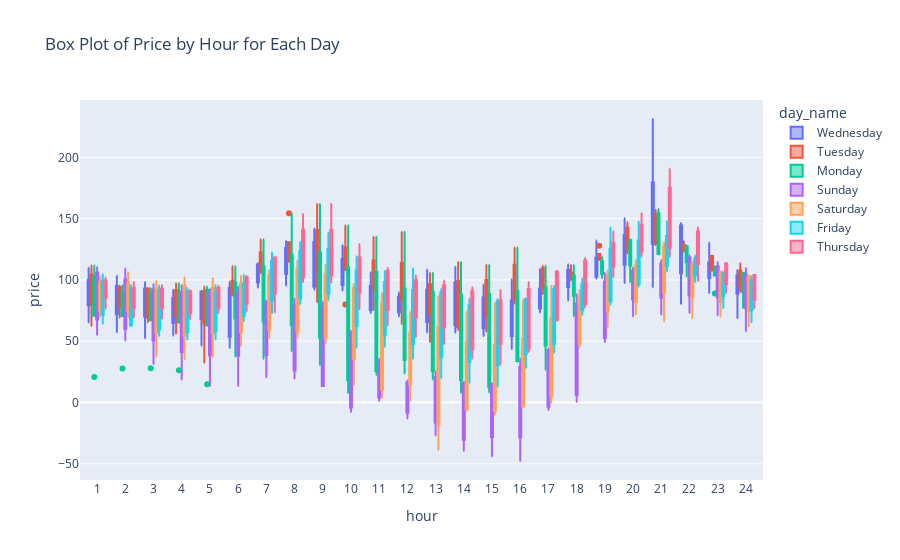

Notebook code cell kept with this figure:
### Code cell
# Box plot of price by hour for each day
fig = px.box(plot_data, x='hour', y='price', color='day_name', title='Box Plot of Price by Hour for Each Day')
fig.show()

### Figure 1 — Plotly figure (JSON) as saved in the notebook; plotly's stock layout.template omitted (floating-point values rounded to 4 significant figures)
{"data": [{"alignmentgroup": "True", "hovertemplate": "day_name=Wednesday<br>hour=%{x}<br>price=%{y}<extra></extra>", "legendgroup": "Wednesday", "marker": {"color": "#636efa"}, "name": "Wednesday", "notched": false, "offsetgroup": "Wednesday", "orientation": "v", "showlegend": true, "type": "box", "x": ["1", "2", "3", "4", "5", "6", "7", "8", "9", "10", "11", "12", "13", "14", "15", "16", "17", "18", "19", "20", "21", "22", "23", "24", "1", "2", "3", "4", "5", "6", "7", "8", "9", "10", "11", "12", "13", "14", "15", "16", "17", "18", "19", "20", "21", "22", "23", "24", "1", "2", "3", "4", "5", "6", "7", "8", "9", "10", "11", "12", "13", "14", "15", "16", "17", "18", "19", "20", "21", "22", "23", "24", "1", "2", "3", "4", "5", "6", "7", "8", "9", "10", "11", "12", "13", "14", "15", "16", "17", "18", "19", "20", "21", "22", "23", "24", "1", "2", "3", "4", "5", "6", "7", "8", "9", "10", "11", "12", "13", "14", "15", "16", "17", "18", "19", "20", "21", "22", "23", "24"], "x0": " ", "xaxis": "x", "y": [84.08, 76.93, 76.02, 82.96, 82.04, 84.82, 99.67, 108.1, 95.6, 91.19, 85.72, 70.22, 68.47, 56.95, 54.22, 57.95, 77.98, 104.9, 103.4, 117.2, 141.1, 113.8, 105.6, 97.19, 95.76, 86.89, 78.94, 68.45, 75.52, 56.68, 110.3, 118.7, 127.3, 113.2, 91.22, 85.13, 86.57, 93.26, 82.15, 77.28, 87.62, 106.5, 112.5, 129.8, 147.0, 143.7, 108.8, 102.5, 65.19, 57.41, 52.45, 54.62, 46.25, 44.38, 93.71, 95.42, 91.98, 97.37, 76.31, 74.73, 70.7, 65.1, 62.71, 43.61, 73.43, 83.17, 101.0, 97.5, 93.98, 80.36, 89.3, 68.67, 96.56, 92.41, 91.17, 80.76, 90.37, 91.84, 112.2, 131.7, 141.9, 128.5, 106.2, 89.84, 108.5, 110.8, 96.07, 100.7, 108.8, 112.9, 132.1, 150.2, 231.3, 146.4, 130.4, 108.0, 109.8, 103.4, 98.4, 92.09, 91.22, 98.49, 113.8, 124.2, 126.1, 104.9, 72.73, 78.05, 57.18, 77.25, 75.51, 71.84, 77.71, 98.05, 113.4, 131.9, 162.3, 120.8, 107.4, 95.41], "y0": " ", "yaxis": "y"}, {"alignmentgroup": "True", "hovertemplate": "day_name=Tuesday<br>hour=%{x}<br>price=%{y}<extra></extra>", "legendgroup": "Tuesday", "marker": {"color": "#EF553B"}, "name": "Tuesday", "notched": false, "offsetgroup": "Tuesday", "orientation": "v", "showlegend": true, "type": "box", "x": ["1", "2", "3", "4", "5", "6", "7", "8", "9", "10", "11", "12", "13", "14", "15", "16", "17", "18", "19", "20", "21", "22", "23", "24", "1", "2", "3", "4", "5", "6", "7", "8", "9", "10", "11", "12", "13", "14", "15", "16", "17", "18", "19", "20", "21", "22", "23", "24", "1", "2", "3", "4", "5", "6", "7", "8", "9", "10", "11", "12", "13", "14", "15", "16", "17", "18", "19", "20", "21", "22", "23", "24", "1", "2", "3", "4", "5", "6", "7", "8", "9", "10", "11", "12", "13", "14", "15", "16", "17", "18", "19", "20", "21", "22", "23", "24", "1", "2", "3", "4", "5", "6", "7", "8", "9", "10", "11", "12", "13", "14", "15", "16", "17", "18", "19", "20", "21", "22", "23", "24"], "x0": " ", "xaxis": "x", "y": [86.13, 80.85, 70.67, 75.6, 75.31, 87.27, 105.5, 114.5, 113.1, 120, 106.0, 90.54, 79.55, 62.39, 87.23, 107.7, 108.7, 100.6, 116.8, 141.2, 152.1, 131.8, 120, 90.27, 62.52, 69.11, 65.46, 56.12, 32.39, 94.96, 118.7, 119.2, 81.73, 79.93, 75.76, 64.13, 49.4, 59.22, 57.89, 80.8, 95.07, 104.0, 117.1, 147.0, 157.3, 124.4, 107.3, 101, 111.8, 95.52, 93.46, 97.32, 94.56, 111.1, 133.2, 154.4, 162.0, 144.5, 135.2, 139.3, 105.8, 114.6, 112.4, 126.5, 111.7, 112.1, 118.8, 125.7, 128.3, 127.2, 108.4, 105.8, 101.8, 93.78, 92.99, 90.04, 89.38, 95.42, 118.4, 116.4, 133.7, 117.6, 98.6, 97.84, 93.23, 94.06, 95.88, 87.94, 88.51, 102.8, 127.9, 134.4, 145.7, 123.0, 109.4, 94.82, 90.83, 85.82, 87.72, 82.81, 82.32, 88.83, 108.9, 122.8, 132.6, 120.3, 109.3, 105.4, 83.23, 88.26, 74.36, 85.79, 94.25, 99.47, 116.2, 121.7, 130.6, 127.3, 119.4, 113.7], "y0": " ", "yaxis": "y"}, {"alignmentgroup": "True", "hovertemplate": "day_name=Monday<br>hour=%{x}<br>price=%{y}<extra></extra>", "legendgroup": "Monday", "marker": {"color": "#00cc96"}, "name": "Monday", "notched": false, "offsetgroup": "Monday", "orientation": "v", "showlegend": true, "type": "box", "x": ["1", "2", "3", "4", "5", "6", "7", "8", "9", "10", "11", "12", "13", "14", "15", "16", "17", "18", "19", "20", "21", "22", "23", "24", "1", "2", "3", "4", "5", "6", "7", "8", "9", "10", "11", "12", "13", "14", "15", "16", "17", "18", "19", "20", "21", "22", "23", "24", "1", "2", "3", "4", "5", "6", "7", "8", "9", "10", "11", "12", "13", "14", "15", "16", "17", "18", "19", "20", "21", "22", "23", "24", "1", "2", "3", "4", "5", "6", "7", "8", "9", "10", "11", "12", "13", "14", "15", "16", "17", "18", "19", "20", "21", "22", "23", "24", "1", "2", "3", "4", "5", "6", "7", "8", "9", "10", "11", "12", "13", "14", "15", "16", "17", "18", "19", "20", "21", "22", "23", "24"], "x0": " ", "xaxis": "x", "y": [20.8, 27.7, 27.97, 26.34, 14.86, 37.61, 35.76, 41.9, 30.41, 7.83, 22.56, 38.37, 27.68, 7.92, 8.19, 34.03, 26.77, 92.68, 106.2, 98.17, 121.2, 102.8, 88.93, 77.16, 87.43, 84.85, 80.1, 78.37, 79.89, 89.31, 91.31, 103.9, 89.8, 89.93, 97.22, 66.9, 85.2, 44.05, 58.15, 64.32, 73.48, 101.0, 113.9, 132.3, 157.9, 128.1, 110.9, 94.2, 111.8, 95.52, 93.46, 97.32, 94.56, 111.1, 133.2, 154.4, 162.0, 144.5, 135.2, 139.3, 105.8, 114.6, 112.4, 126.5, 111.7, 112.1, 118.8, 125.7, 128.3, 127.2, 108.4, 105.8, 98.88, 88.97, 87.57, 87.9, 90.88, 93.38, 103.8, 109.1, 109.2, 98.83, 84.1, 77.22, 74.14, 78.97, 80.38, 79.05, 88.08, 94.78, 109.9, 133.2, 153.3, 127.5, 110.8, 100.4, 98.5, 88.07, 86.24, 81.51, 78.8, 78.82, 76.15, 70, 60.6, 21.52, 26.86, 23.6, 18.79, 21.72, 14.36, 33.01, 53.17, 70.33, 101.3, 116.2, 120.8, 118.2, 109.4, 105.6], "y0": " ", "yaxis": "y"}, {"alignmentgroup": "True", "hovertemplate": "day_name=Sunday<br>hour=%{x}<br>price=%{y}<extra></extra>", "legendgroup": "Sunday", "marker": {"color": "#ab63fa"}, "name": "Sunday", "notched": false, "offsetgroup": "Sunday", "orientation": "v", "showlegend": true, "type": "box", "x": ["1", "2", "3", "4", "5", "6", "7", "8", "9", "10", "11", "12", "13", "14", "15", "16", "17", "18", "19", "20", "21", "22", "23", "24", "1", "2", "3", "4", "5", "6", "7", "8", "9", "10", "11", "12", "13", "14", "15", "16", "17", "18", "19", "20", "21", "22", "23", "24", "1", "2", "3", "4", "5", "6", "7", "8", "9", "10", "11", "12", "13", "14", "15", "16", "17", "18", "19", "20", "21", "22", "23", "24", "1", "2", "3", "4", "5", "6", "7", "8", "9", "10", "11", "12", "13", "14", "15", "16", "17", "18", "19", "20", "21", "22", "23", "24"], "x0": " ", "xaxis": "x", "y": [80.22, 69.7, 69.6, 63.39, 63.78, 63.03, 56.34, 19.33, 13.73, -7.73, 1.3, -13.03, -26.86, -39.53, -44.02, -47.71, -6.02, 0.32, 55.69, 70.11, 71.52, 72.95, 71.26, 58.2, 55.16, 50.52, 31.52, 18.86, 13.38, 13.38, 20.68, 32.83, 13.42, -0.33, 6.72, -3.7, -5.85, -21.27, -12.13, -9.55, -0.83, 12.22, 49.43, 97.88, 99.7, 101.8, 100.4, 98.98, 110.6, 109.2, 96.72, 95.78, 92.52, 94.43, 81.32, 75.42, 71.74, 56.73, 30.86, 17.89, 25.41, 17.16, 13.41, 21.9, 41.25, 88.26, 105.8, 110.1, 116.3, 120.1, 114.6, 109.7, 101.2, 91.62, 87.53, 84.89, 86.29, 83.61, 83.06, 84.64, 82.34, 58.46, 35.67, 15.38, 16.42, 15.29, 15.9, 35.87, 44.02, 73.15, 91.41, 104.7, 110.7, 116.3, 107.8, 95.58], "y0": " ", "yaxis": "y"}, {"alignmentgroup": "True", "hovertemplate": "day_name=Saturday<br>hour=%{x}<br>price=%{y}<extra></extra>", "legendgroup": "Saturday", "marker": {"color": "#FFA15A"}, "name": "Saturday", "notched": false, "offsetgroup": "Saturday", "orientation": "v", "showlegend": true, "type": "box", "x": ["1", "2", "3", "4", "5", "6", "7", "8", "9", "10", "11", "12", "13", "14", "15", "16", "17", "18", "19", "20", "21", "22", "23", "24", "1", "2", "3", "4", "5", "6", "7", "8", "9", "10", "11", "12", "13", "14", "15", "16", "17", "18", "19", "20", "21", "22", "23", "24", "1", "2", "3", "4", "5", "6", "7", "8", "9", "10", "11", "12", "13", "14", "15", "16", "17", "18", "19", "20", "21", "22", "23", "24", "1", "2", "3", "4", "5", "6", "7", "8", "9", "10", "11", "12", "13", "14", "15", "16", "17", "18", "19", "20", "21", "22", "23", "24"], "x0": " ", "xaxis": "x", "y": [79.85, 79.62, 75.93, 74.66, 76.08, 68.76, 66.1, 61.87, 58.63, 57.06, 17.35, 1.53, -38.82, -6.68, -10.17, -2.41, -0.35, 44.92, 88.74, 92.22, 130.7, 104.2, 93.79, 85.8, 69.8, 69.28, 37.29, 35.25, 37.02, 46.31, 52.55, 53.12, 48.12, 14.21, 4.03, 28.36, 2.72, -4.4, -3.41, -3.76, 10.3, 51.1, 61.55, 71.76, 66.37, 68.82, 70.26, 62.5, 102.7, 106.3, 99.22, 102.2, 101.6, 103.4, 99.57, 102.0, 96.67, 90.3, 73.07, 40.21, 35.75, 24.2, 12.15, 19.08, 42.4, 84.19, 99.44, 107.6, 112.4, 111.5, 106.7, 103.4, 93.79, 89.6, 87.37, 88.37, 85.54, 89.85, 108.2, 116.1, 112.5, 96.63, 89.32, 74.07, 86.95, 74.2, 81.14, 84.01, 95.28, 91.73, 107.7, 116.5, 123.8, 114.7, 106.6, 102.9], "y0": " ", "yaxis": "y"}, {"alignmentgroup": "True", "hovertemplate": "day_name=Friday<br>hour=%{x}<br>price=%{y}<extra></extra>", "legendgroup": "Friday", "marker": {"color": "#19d3f3"}, "name": "Friday", "notched": false, "offsetgroup": "Friday", "orientation": "v", "showlegend": true, "type": "box", "x": ["1", "2", "3", "4", "5", "6", "7", "8", "9", "10", "11", "12", "13", "14", "15", "16", "17", "18", "19", "20", "21", "22", "23", "24", "1", "2", "3", "4", "5", "6", "7", "8", "9", "10", "11", "12", "13", "14", "15", "16", "17", "18", "19", "20", "21", "22", "23", "24", "1", "2", "3", "4", "5", "6", "7", "8", "9", "10", "11", "12", "13", "14", "15", "16", "17", "18", "19", "20", "21", "22", "23", "24", "1", "2", "3", "4", "5", "6", "7", "8", "9", "10", "11", "12", "13", "14", "15", "16", "17", "18", "19", "20", "21", "22", "23", "24"], "x0": " ", "xaxis": "x", "y": [78.87, 62.42, 54.14, 51.28, 51.44, 75.06, 92.78, 89.56, 94.02, 44.66, 45.49, 35.53, 19.76, 16.1, 12.84, 27.97, 40.57, 79.4, 85.69, 98.83, 115.8, 109.0, 96.74, 85.16, 64.3, 63.55, 65.02, 63.31, 65, 66.37, 72.92, 80.13, 83.5, 80.4, 65.56, 59.62, 54.17, 50.6, 48, 51.41, 54.74, 71.33, 79.68, 94.34, 107.1, 98.1, 77, 65.43, 104.7, 95.94, 95.5, 93.41, 95.63, 104.5, 122.7, 130.9, 138.4, 119.2, 107.5, 109.5, 92.71, 84.71, 84.43, 84.88, 89.59, 101.1, 143.1, 147.7, 147.9, 119.9, 103.7, 97.19, 93.79, 89.6, 87.37, 88.37, 85.54, 89.85, 108.2, 116.1, 112.5, 96.63, 89.32, 74.07, 86.95, 74.2, 81.14, 84.01, 95.28, 91.73, 107.7, 116.5, 123.8, 114.7, 106.6, 102.9], "y0": " ", "yaxis": "y"}, {"alignmentgroup": "True", "hovertemplate": "day_name=Thursday<br>hour=%{x}<br>price=%{y}<extra></extra>", "legendgroup": "Thursday", "marker": {"color": "#FF6692"}, "name": "Thursday", "notched": false, "offsetgroup": "Thursday", "orientation": "v", "showlegend": true, "type": "box", "x": ["1", "2", "3", "4", "5", "6", "7", "8", "9", "10", "11", "12", "13", "14", "15", "16", "17", "18", "19", "20", "21", "22", "23", "24", "1", "2", "3", "4", "5", "6", "7", "8", "9", "10", "11", "12", "13", "14", "15", "16", "17", "18", "19", "20", "21", "22", "23", "24", "1", "2", "3", "4", "5", "6", "7", "8", "9", "10", "11", "12", "13", "14", "15", "16", "17", "18", "19", "20", "21", "22", "23", "24", "1", "2", "3", "4", "5", "6", "7", "8", "9", "10", "11", "12", "13", "14", "15", "16", "17", "18", "19", "20", "21", "22", "23", "24"], "x0": " ", "xaxis": "x", "y": [95.04, 85.17, 86.5, 77.9, 80.95, 86.79, 105.5, 106.0, 97.72, 76.01, 63.08, 53.52, 47.64, 35.87, 64.59, 41.22, 66.47, 83.35, 102.4, 119.2, 118.6, 126.8, 103.7, 90.44, 76.49, 69.34, 68.12, 67.98, 72.9, 74.22, 73.38, 98.4, 110.1, 107.4, 104.8, 95.71, 75.62, 51.55, 31.08, 46.96, 68.25, 77.57, 120.0, 127.4, 159.8, 99.1, 89.57, 77.08, 102.1, 98.26, 95.91, 91.89, 95.32, 103.4, 118, 153.8, 162.1, 129.3, 110.0, 103.9, 99.48, 94.02, 91.88, 98.34, 106.4, 113.5, 139.7, 154.7, 190.8, 142.9, 114.0, 103.8, 97.17, 89.13, 89.68, 89.8, 91.49, 101.4, 118.7, 127.9, 119.3, 103, 88.33, 85.56, 91.53, 87.58, 75.06, 86.53, 107.5, 118.2, 119.6, 135.0, 133.9, 136.5, 112.6, 104.1], "y0": " ", "yaxis": "y"}], "layout": {"boxmode": "group", "legend": {"title": {"text": "day_name"}, "tracegroupgap": 0}, "title": {"text": "Box Plot of Price by Hour for Each Day"}, "xaxis": {"anchor": "y", "domain": [0, 1], "title": {"text": "hour"}}, "yaxis": {"anchor": "x", "domain": [0, 1], "title": {"text": "price"}}}}
